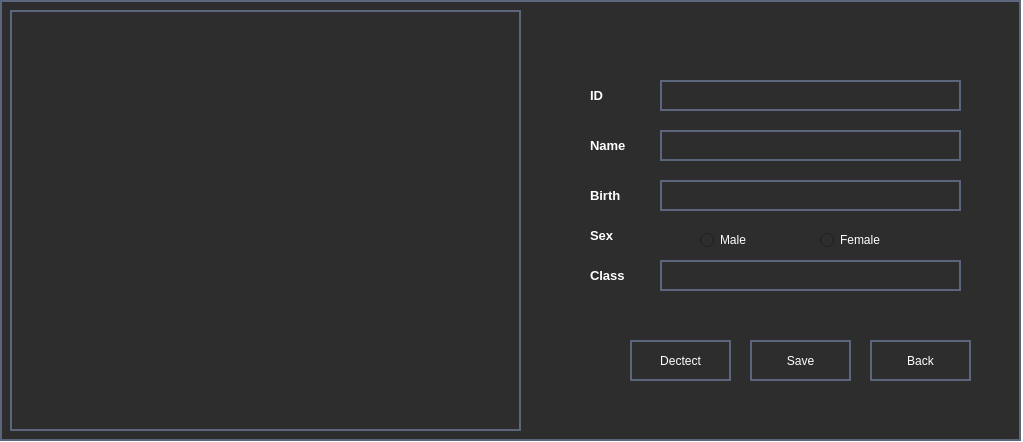
<?xml version="1.0" encoding="UTF-8"?>
<ui version="4.0">
 <class>AddStudent</class>
 <widget class="QMainWindow" name="AddStudent">
  <property name="geometry">
   <rect>
    <x>0</x>
    <y>0</y>
    <width>1023</width>
    <height>442</height>
   </rect>
  </property>
  <property name="windowTitle">
   <string>Add Student</string>
  </property>
  <property name="styleSheet">
   <string notr="true">background-color: rgb(255, 255, 255);</string>
  </property>
  <widget class="QWidget" name="centralwidget">
   <widget class="QGroupBox" name="groupBox">
    <property name="geometry">
     <rect>
      <x>0</x>
      <y>0</y>
      <width>1021</width>
      <height>441</height>
     </rect>
    </property>
    <property name="styleSheet">
     <string notr="true">border: 2px solid rgb(91, 101, 124);
color: rgb(255, 255, 255);
background-color: rgb(45, 45, 45);</string>
    </property>
    <property name="title">
     <string/>
    </property>
    <widget class="QLabel" name="lb_Cam">
     <property name="geometry">
      <rect>
       <x>10</x>
       <y>10</y>
       <width>511</width>
       <height>421</height>
      </rect>
     </property>
     <property name="styleSheet">
      <string notr="true">border: 2px solid rgb(91, 101, 124);</string>
     </property>
     <property name="lineWidth">
      <number>8</number>
     </property>
     <property name="text">
      <string/>
     </property>
    </widget>
    <widget class="QPushButton" name="btn_Save">
     <property name="geometry">
      <rect>
       <x>750</x>
       <y>340</y>
       <width>101</width>
       <height>41</height>
      </rect>
     </property>
     <property name="styleSheet">
      <string notr="true">QPushButton:hover {
	background-color: rgb(33, 37, 43);
}
QPushButton:pressed {	
	background-color: rgb(85, 170, 255);
}</string>
     </property>
     <property name="text">
      <string>Save</string>
     </property>
     <property name="iconSize">
      <size>
       <width>40</width>
       <height>40</height>
      </size>
     </property>
    </widget>
    <widget class="QPushButton" name="btn_Back">
     <property name="geometry">
      <rect>
       <x>870</x>
       <y>340</y>
       <width>101</width>
       <height>41</height>
      </rect>
     </property>
     <property name="styleSheet">
      <string notr="true">QPushButton:hover {
	background-color: rgb(33, 37, 43);
}
QPushButton:pressed {	
	background-color: rgb(85, 170, 255);
}</string>
     </property>
     <property name="text">
      <string>Back</string>
     </property>
     <property name="iconSize">
      <size>
       <width>40</width>
       <height>40</height>
      </size>
     </property>
    </widget>
    <widget class="QLabel" name="label_2">
     <property name="geometry">
      <rect>
       <x>590</x>
       <y>80</y>
       <width>31</width>
       <height>31</height>
      </rect>
     </property>
     <property name="font">
      <font>
       <family>Tahoma</family>
       <pointsize>10</pointsize>
       <weight>75</weight>
       <bold>true</bold>
      </font>
     </property>
     <property name="styleSheet">
      <string notr="true">border : 0px soid</string>
     </property>
     <property name="text">
      <string>ID</string>
     </property>
    </widget>
    <widget class="QLineEdit" name="txt_ID">
     <property name="geometry">
      <rect>
       <x>660</x>
       <y>80</y>
       <width>301</width>
       <height>31</height>
      </rect>
     </property>
     <property name="font">
      <font>
       <family>Tahoma</family>
       <pointsize>11</pointsize>
      </font>
     </property>
    </widget>
    <widget class="QLineEdit" name="txt_Name">
     <property name="geometry">
      <rect>
       <x>660</x>
       <y>130</y>
       <width>301</width>
       <height>31</height>
      </rect>
     </property>
     <property name="font">
      <font>
       <family>Tahoma</family>
       <pointsize>11</pointsize>
      </font>
     </property>
    </widget>
    <widget class="QLabel" name="label_3">
     <property name="geometry">
      <rect>
       <x>590</x>
       <y>130</y>
       <width>51</width>
       <height>31</height>
      </rect>
     </property>
     <property name="font">
      <font>
       <family>Tahoma</family>
       <pointsize>10</pointsize>
       <weight>75</weight>
       <bold>true</bold>
      </font>
     </property>
     <property name="styleSheet">
      <string notr="true">border : 0px soid</string>
     </property>
     <property name="text">
      <string>Name</string>
     </property>
    </widget>
    <widget class="QLineEdit" name="txt_Birth">
     <property name="geometry">
      <rect>
       <x>660</x>
       <y>180</y>
       <width>301</width>
       <height>31</height>
      </rect>
     </property>
     <property name="font">
      <font>
       <family>Tahoma</family>
       <pointsize>11</pointsize>
      </font>
     </property>
    </widget>
    <widget class="QLabel" name="label_4">
     <property name="geometry">
      <rect>
       <x>590</x>
       <y>180</y>
       <width>51</width>
       <height>31</height>
      </rect>
     </property>
     <property name="font">
      <font>
       <family>Tahoma</family>
       <pointsize>10</pointsize>
       <weight>75</weight>
       <bold>true</bold>
      </font>
     </property>
     <property name="styleSheet">
      <string notr="true">border : 0px soid</string>
     </property>
     <property name="text">
      <string>Birth</string>
     </property>
    </widget>
    <widget class="QLineEdit" name="txt_Class">
     <property name="geometry">
      <rect>
       <x>660</x>
       <y>260</y>
       <width>301</width>
       <height>31</height>
      </rect>
     </property>
     <property name="font">
      <font>
       <family>Tahoma</family>
       <pointsize>11</pointsize>
      </font>
     </property>
    </widget>
    <widget class="QLabel" name="label_5">
     <property name="geometry">
      <rect>
       <x>590</x>
       <y>260</y>
       <width>51</width>
       <height>31</height>
      </rect>
     </property>
     <property name="font">
      <font>
       <family>Tahoma</family>
       <pointsize>10</pointsize>
       <weight>75</weight>
       <bold>true</bold>
      </font>
     </property>
     <property name="styleSheet">
      <string notr="true">border : 0px soid</string>
     </property>
     <property name="text">
      <string>Class</string>
     </property>
    </widget>
    <widget class="QLabel" name="label_6">
     <property name="geometry">
      <rect>
       <x>590</x>
       <y>220</y>
       <width>51</width>
       <height>31</height>
      </rect>
     </property>
     <property name="font">
      <font>
       <family>Tahoma</family>
       <pointsize>10</pointsize>
       <weight>75</weight>
       <bold>true</bold>
      </font>
     </property>
     <property name="styleSheet">
      <string notr="true">border : 0px soid</string>
     </property>
     <property name="text">
      <string>Sex</string>
     </property>
    </widget>
    <widget class="QRadioButton" name="rdb_Male">
     <property name="geometry">
      <rect>
       <x>700</x>
       <y>230</y>
       <width>95</width>
       <height>20</height>
      </rect>
     </property>
     <property name="styleSheet">
      <string notr="true">border : 0px soid</string>
     </property>
     <property name="text">
      <string>Male</string>
     </property>
    </widget>
    <widget class="QRadioButton" name="rdb_Female">
     <property name="geometry">
      <rect>
       <x>820</x>
       <y>230</y>
       <width>95</width>
       <height>20</height>
      </rect>
     </property>
     <property name="styleSheet">
      <string notr="true">border : 0px soid</string>
     </property>
     <property name="text">
      <string>Female</string>
     </property>
    </widget>
    <widget class="QPushButton" name="btn_Detect">
     <property name="geometry">
      <rect>
       <x>630</x>
       <y>340</y>
       <width>101</width>
       <height>41</height>
      </rect>
     </property>
     <property name="styleSheet">
      <string notr="true">QPushButton:hover {
	background-color: rgb(33, 37, 43);
}
QPushButton:pressed {	
	background-color: rgb(85, 170, 255);
}</string>
     </property>
     <property name="text">
      <string>Dectect</string>
     </property>
     <property name="iconSize">
      <size>
       <width>40</width>
       <height>40</height>
      </size>
     </property>
    </widget>
   </widget>
  </widget>
 </widget>
 <resources/>
 <connections/>
</ui>
